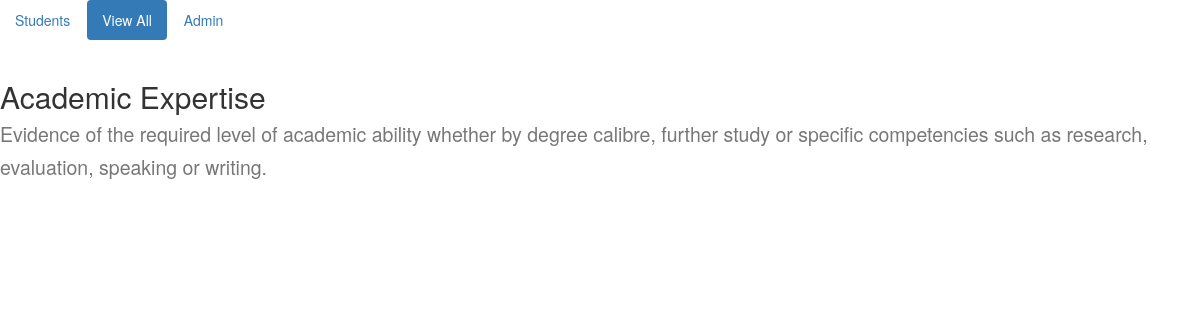
The app's page /description_element.php?id=1 with its own data.
### tables this page shows
CREATE TABLE `element` (
  `id` int(11) NOT NULL,
  `elementname` varchar(200) DEFAULT NULL,
  `description` varchar(800) DEFAULT NULL
);

### description_element.php (the view, shortened to what this page needs)
<?php
    include "header.php";
    include "db.php";
?>
<!DOCTYPE html>
<head>
</head>
<body>
    <nav>
        <ul class="nav nav-pills">
            <li>
                <a href="view_students.php"> Students </a>
            </li>
            <li class="active">
                <a href="view_all.php"> View All </a>
            </li>
            <li>
                <a href="admin_login.php"> Admin </a>
            </li>
        </ul>
    </nav>
    <br>
    <?php
        $id = $_SESSION['themeID'];
        $stmt = $conn->prepare("SELECT elementname, description FROM element WHERE id = '$id'");
        $stmt->execute();
        $stmt->bind_result($name, $desc);
        while ($stmt->fetch()) {
            $name = htmlentities($name);
            $desc = htmlentities($desc);
            echo "<h2> $name";
            echo "<br>";
            echo "<small> $desc </small> </h2>";
        }
    ?>
</body>

### records on screen
element: elementname "Academic Expertise", description "Evidence of the required level of academic ability whether by degree calibre, further study or specific competencies such as research, evaluation, speaking or writing."
